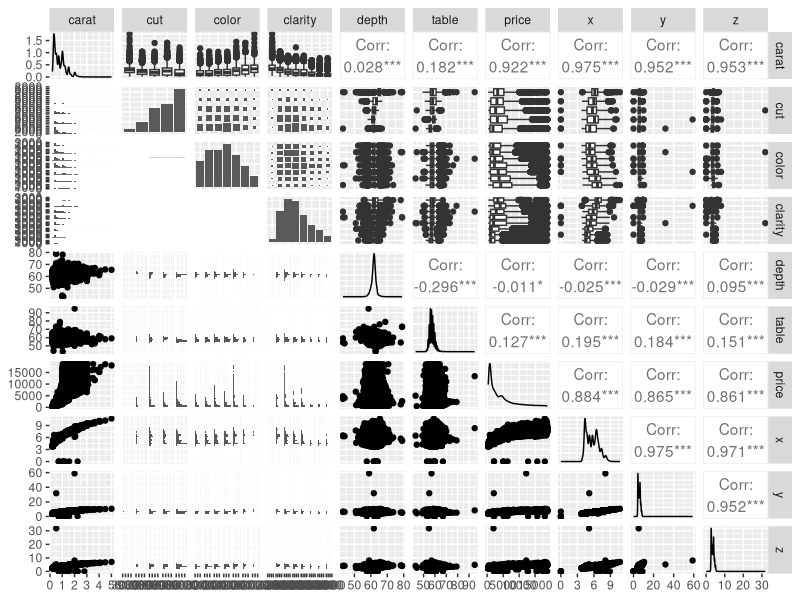
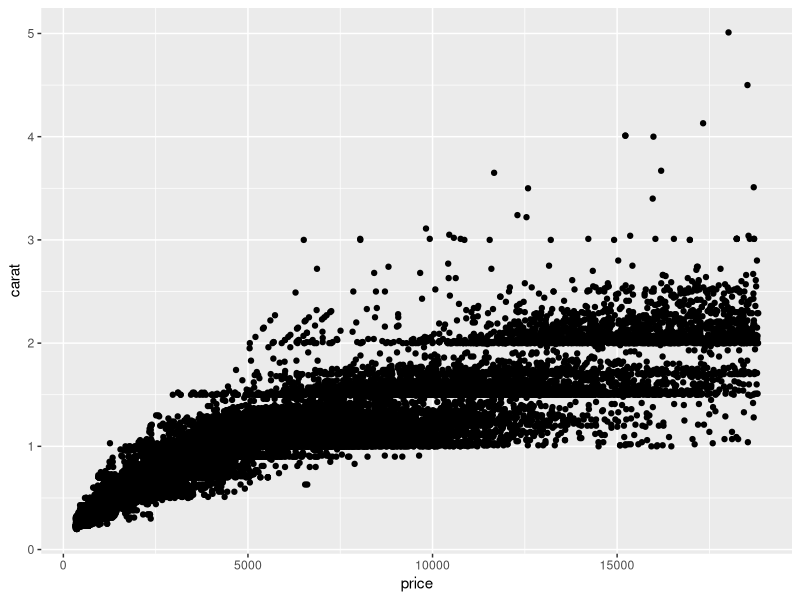
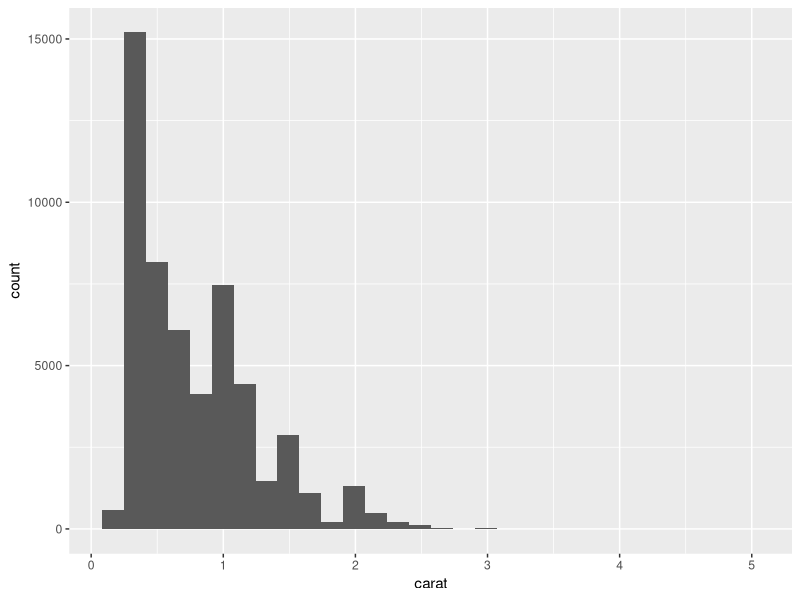

R code for these plots, in order:
## ---- chunk 1
knitr::opts_chunk$set(echo = TRUE)
library(tidyverse)
library(skimr)
library(GGally)
## ---- chunk 2
dim(diamonds)
summary(diamonds)
skimr::skim(diamonds)
ggpairs(diamonds)


ggplot(data = diamonds, aes(x = price, y = carat)) +
  geom_point()


ggplot(data = diamonds, aes(x = carat)) +
  geom_histogram()
